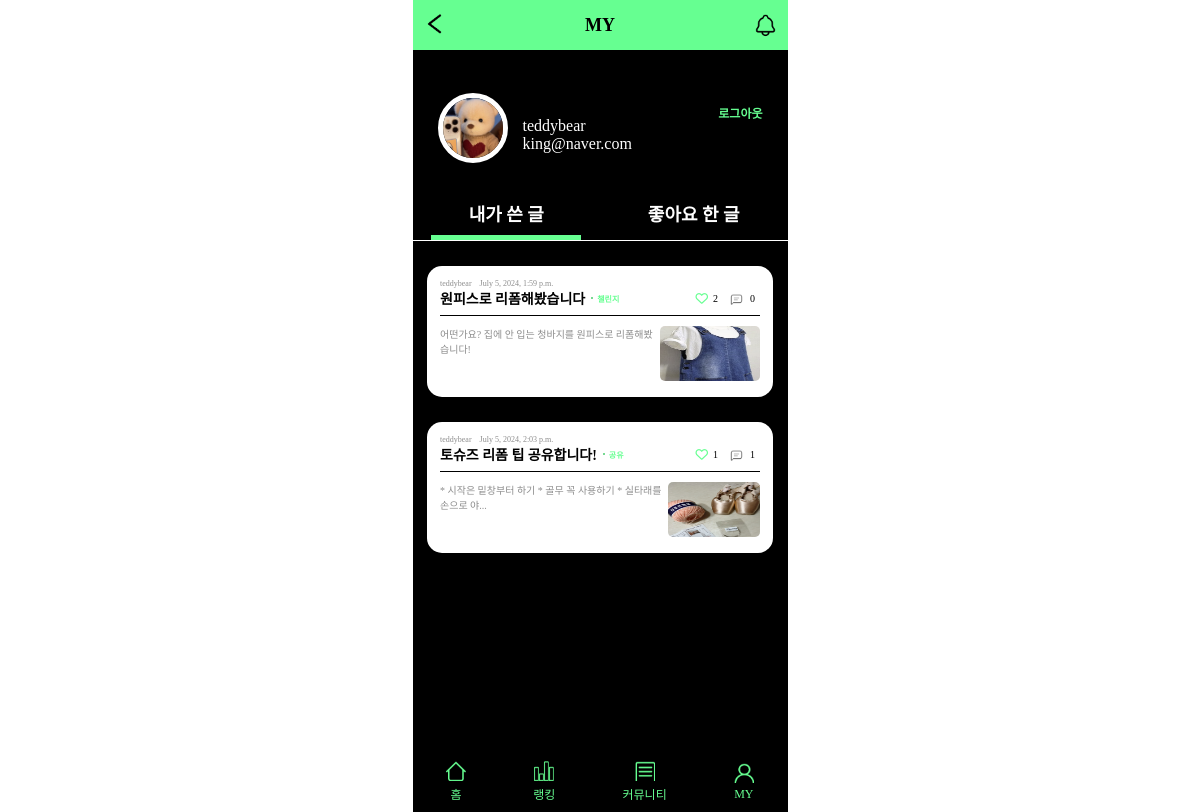
Page /accountApp/detail/3 on the committed database.
### accountApp/models.py (models this page shows, shortened)
class User(AbstractBaseUser):
    email = models.EmailField(
        verbose_name='email',
        max_length=255,
        unique=True,
    )
    nickname = models.CharField(max_length=20)
    image = models.ImageField()
    is_active = models.BooleanField(default=True)
    is_admin = models.BooleanField(default=False)
    objects = UserManager()
    USERNAME_FIELD = 'email'
    REQUIRED_FIELDS = ['image', 'nickname']

### mainApp/models.py (models this page shows, shortened)
class Post(models.Model):
    title = models.CharField(max_length=50) # 글의 제목, 최대 길이는 50
    content = models.TextField() # 글의 본문
    created_at = models.DateTimeField(auto_now_add=True) # 생성일자
    author = models.ForeignKey(to = User, on_delete = models.CASCADE, related_name = "posts")
    category = models.ManyToManyField(to = Category, through = "PostCategory", related_name = "posts")
    like = models.ManyToManyField(to = User, through = "Like", related_name="liked_posts")
    image = models.ImageField(upload_to = upload_filepath, blank = True) # 이미지 업로드
    file = models.FileField(upload_to = upload_filepath, blank = True ) # 파일 업로드

class Category(models.Model):
    name = models.CharField(max_length = 20)

### accountApp/views.py (the view)
# urls.py: path('detail/<int:pk>', AccountDetailView.as_view(), name = 'detail'),
class AccountDetailView(DetailView):
    model = User
    context_object_name = 'target_user'
    template_name = 'accountApp/detail.html'
    def get_context_data(self, **kwargs):
        user = self.get_object()
        post_list = Post.objects.filter(author=user)
        liked_post_list = Post.objects.filter(post_likes__user=user)
        context = super(AccountDetailView, self).get_context_data(post_list=post_list, **kwargs)
        context['liked_post_list'] = liked_post_list
        return context

### accountApp/templates/accountApp/detail.html (shortened to what this page needs)
<!DOCTYPE html>
{% load static %}
<html lang="en">
<head>
  <link rel="stylesheet" href="{% static 'css/hyunh.css' %}">
  <link rel="stylesheet" href="https://cdnjs.cloudflare.com/ajax/libs/font-awesome/6.0.0-beta3/css/all.min.css">
</head>
<body>
  <header class="community_header">
    <a href="{% url 'mainApp:main' %}"><img src="../../../media/backBtn.png" alt="뒤로가기"
      class="community_header_back"></a>
    <span class="community_header_title">MY</span>
    <a href="{% url 'mainApp:notice' %}" class="community_header_notice"><img src="../../../media/noticeBell.png" alt="알림"></a>
  </header>
  <main class="community_main">
    <div>
      <section class="my_sec1">
        <div class="my_userall">
          <img src="{{ target_user.image.url }}" alt="프로필 사진" />
          <div class="my_user">
            <div class="my_userinfo">
              <p>{{ target_user.nickname }}</p>
              <p>{{ target_user.email }}</p>
            </div>
          </div>
        </div>
        <form action="{% url 'accountApp:logout' %}?next={% url 'mainApp:main' %}" method="post" class="pragmatic_header_nav">
          <button type="submit" class="logout-button">로그아웃</button>
        </form>
      </section>
      <section class="my_sec2">
        <div class="my_post_category">
          <div class="community_main_sec1_item focused" data-target="my_post_list">내가 쓴 글</div>
          <div class="community_main_sec1_item" data-target="my_like_list">좋아요 한 글</div>
        </div>
        <div class="my_post_list">
          <div class="community_my_scroll">
            {% if post_list %}
            {% for post in post_list %}
            <div class="post_container">
              <div class="user_post_nameDate">
                <p>{{ post.author.nickname }}</p>
                <svg xmlns="http://www.w3.org/2000/svg" width="2" height="2" viewBox="0 0 2 2" fill="none">
                  <circle cx="1" cy="1" r="1" fill="rgba(0, 0, 0, 0.45);" fill-opacity="0.45" />
                </svg>
                <p>{{ post.created_at }}</p>
              </div>
              <div class="user_post_titleLike">
                <div class="user_post_title_area">
                  <a href="{% url 'mainApp:detail' post.id %}" class="user_post_titleLike_title">{{ post.title }}</a>
                  <div class="user_post_titleLike_category">
                    <svg xmlns="http://www.w3.org/2000/svg" width="2" height="2" viewBox="0 0 2 2" fill="none">
                      <circle cx="1" cy="1" r="1" fill="#66FF91"/>
                      <circle cx="1" cy="1" r="1" fill="black" fill-opacity="0.2"/>
                    </svg>
                    <span>{% for category in post.category.all %}
                    {% if category.name == "챌린지" %}
                      챌린지
                    {% else %}
                      공유
                    {% endif %}
                    {% endfor %}</span>
                  </div>
                </div>
                <div class="community_main_sec3_post_likeCom">
                  <p>
                    {% if request.user in post.like.all %}
                    <a href="{% url 'mainApp:remove_like' post.id %}"><i class="fas fa-heart fa-lg"></i></a>
                    {% else %}
                    <a href="{% url 'mainApp:add_like' post.id %}"></a>
                    {% endif %}
                    {{ post.like.count }}
                  </p>
                  <p><img src="../../../media/comment.png" alt="댓글">{{ post.comments.count }}</p>
                </div>
              </div>
              <div class="user_post_textImg">
                <p>
                  {% if post.content|length > 40 %}
                  {{ post.content|slice:":40" }}...
                  {% else %}
                  {{ post.content }}
                  {% endif %}
                </p>
                {% if post.image %}
                <img width="110" height="55" src="{{ post.image.url }}" class="user_post_textImg_img" />
                {% endif %}
              </div>
            </div>
            {% empty %} 작성된 글이 없습니다. {% endfor %}
            {% else %}
            <div class="post_none">작성한 글이 없습니다.</div>
            {% endif %}
          </div>
        </div>
      </section>
    </div>
  </main>
  <footer class="community_footer">
    <div class="community_footer_home">
      <a href="{% url 'mainApp:main' %}">
        <img src="../../../media/Home.png" alt="홈" width="20px" height="20px">
      </a>
      <p>홈</p>
    </div>
    <div class="community_footer_rank">
      <a href="{% url 'mainApp:ranking' %}">
        <img src="../../../media/Rank.png" alt="랭킹" width="20px" height="20px">
      </a>
      <p>랭킹</p>
    </div>
    <div class="community_footer_community">
      <a href="{% url 'mainApp:tipList' %}">
        <img src="../../../media/Community.png" alt="커뮤니티" width="20px" height="20px">
      </a>
      <p>커뮤니티</p>
    </div>
    <div class="community_footer_my">
      {% if not user.is_authenticated %}
      <a href="{% url 'accountApp:login' %}">
        <img src="../../../media/My.png" alt="마이" width="20px" height="20px">
      </a>
      {% else %}
      <a href="{% url 'accountApp:detail' pk=user.pk %}">
        <img src="../../../media/My.png" alt="마이" width="20px" height="20px">
      </a>
      {% endif %}
      <p>MY</p>
    </div>
  </footer>
</body>
</html>

### static/css/hyunh.css (style rules this page uses)
body { width: 375px; height: 812px; margin: 0 auto; font-family: "Noto Sans KR"; font-style: normal; }
p { margin: 0; }
a { text-decoration: none; color: inherit; }
.community_header { display: flex; justify-content: space-between; align-items: center; background-color: #66FF91; padding: 0 10px; height: 50px; }
.community_header_title { font-size: 18px; font-weight: bold; }
.community_header_notice { width: 25px; height: 26px; }
.community_header_notice img { width: 25px; height: 26px; }
.community_header_back { width: 25px; height: 25px; }
.community_main { background-color: #000; height: 762px; }
.community_main_sec1_item { color: #fff; font-size: 18px; text-align: center; height: 90%; width: 150px; line-height: 50px; font-weight: bold; cursor: pointer; }
.community_main_sec1_item.focused { border-bottom: 5px solid #66FF91; }
.community_main_sec2_post_likeCom, .community_main_sec3_post_likeCom { display: flex; }
.community_main_sec2_post_likeCom a, .community_main_sec3_post_likeCom a { color: #66FF91; padding: 0 5px; padding-top: 2px; }
.community_main_sec2_post_likeCom p, .community_main_sec3_post_likeCom p { display: flex; align-items: center; padding-right: 5px; font-size: 10px; }
.community_main_sec2_post_likeCom img, .community_main_sec3_post_likeCom img { padding: 0 5px; padding-top: 2px; width: 17px; }
.community_footer { position: fixed; bottom: 0; background-color: rgb(0, 0, 0, 0.8); width: 375px; height: 60px; display: flex; justify-content: space-around; align-items: center; }
.community_footer_home, .community_footer_rank, .community_footer_community, .community_footer_my { display: grid; justify-items: center; color: #66FF91; font-size: 12px; font-weight: 400; }
.my_sec1 { display: flex; align-items: center; justify-content: space-between; height: 140px; padding: 0 25px; }
.my_sec1 img { width: 60px; height: 60px; border-radius: 50%; border: 5px solid #fff; }
.my_userall { display: flex; align-items: center; margin-top: 15px; }
.my_user { padding-left: 15px; padding-top: 15px; }
.my_userinfo { color: #fff; }
.logout-button { background: none; border: none; padding: 0; cursor: pointer; color: #66FF91; font-size: 12px; font-weight: 600; margin-bottom: 15px; }
.my_sec2 { color: #fff; }
.my_post_category { border-bottom: 0.5px solid #fff; display: flex; justify-content: space-around; height: 50px; }
.my_post_list, .my_like_list { display: grid; justify-content: center; }
.community_my_scroll { height: 570px; overflow-y: auto; }
.post_container { background-color: #fff; width: 320px; height: 105px; border-radius: 15px; padding: 13px; margin: 25px 13px 0 13px; }
.user_post_nameDate { display: flex; font-size: 8px; color: rgba(0, 0, 0, 0.45); }
.user_post_nameDate p:not(:last-child) { padding-right: 3px; }
.user_post_nameDate p:not(:first-child) { padding-left: 3px; }
.user_post_titleLike { color: #000; display: flex; justify-content: space-between; padding-bottom: 7px; border-bottom: 0.25px solid #000; }
.user_post_titleLike_title { font-size: 14px; font-weight: 700; }
.user_post_textImg { display: flex; justify-content: space-between; padding-top: 10px; color: rgba(0, 0, 0, 0.45); font-size: 10px; }
.user_post_textImg_img { border-radius: 5px; }
.user_post_title_area { display: flex; }
.user_post_titleLike_category { display: flex; align-items: center; padding-left: 6px; }
.user_post_titleLike_category span { font-size: 8px; color: #66FF91; font-weight: 600; padding-left: 4px; }

### rows in the picture
User: image (picture), nickname "teddybear", email "king@naver.com"
Post: author.nickname "teddybear", created_at "July 5, 2024, 1:59 p.m.", title "원피스로 리폼해봤습니다", like.count "2", comments.count "0", content "어떤가요? 집에 안 입는 청바지를 원피스로 리폼해봤습니다!", image (picture)
Category: name "챌린지"
Post: author.nickname "teddybear", created_at "July 5, 2024, 2:03 p.m.", title "토슈즈 리폼 팁 공유합니다!", like.count "1", comments.count "1", content "* 시작은 밑창부터 하기 * 골무 꼭 사용하기 * 실타래를 손으로 야", image (picture)
Category: name "공유"
